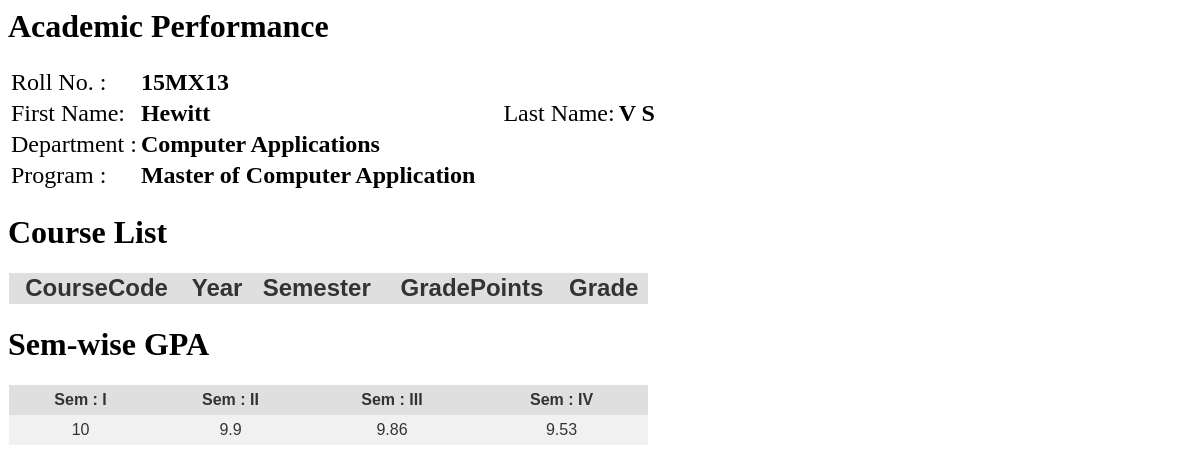
The app's page /profacad.php (signed in) with its own data.
### tables this page shows
CREATE TABLE IF NOT EXISTS `studentdetails` (
  `RollNo` varchar(15) NOT NULL,
  `FirstName` varchar(40) NOT NULL,
  `LastName` varchar(40) NOT NULL,
  `Dept` varchar(60) NOT NULL,
  `Program` varchar(60) NOT NULL,
  `DateOfBirth` date NOT NULL,
  `BloodGroup` varchar(10) NOT NULL,
  `MobileParent` varchar(15) NOT NULL,
  `MobileStudent` varchar(15) NOT NULL,
  `Address` varchar(1024) NOT NULL,
  `ResStatus` varchar(30) NOT NULL,
  `Password` varchar(60) NOT NULL,
  `Active` int(11) NOT NULL,
  `ImageFile` varchar(100) NOT NULL,
  `Email` varchar(60) NOT NULL,
  PRIMARY KEY (`RollNo`)
);

### profacad.php (the view, shortened to what this page needs)
<?php
$con = mysqli_connect("localhost","root","","courserec");
  $sql="SELECT * from studentdetails where RollNo='".$_SESSION["RollNo"]."'";
$ret=mysqli_query($con,$sql);
$count=mysqli_num_rows($ret);
echo "<div><h1>Academic Performance</h2><table id='content' style='font-size:24px;'>";
if($count==1){
	$row=mysqli_fetch_assoc($ret);
	echo "<tr><td>Roll No. :</td><td><b>".$row["RollNo"]."</b></td></tr>";
	echo "<tr><td>First Name:</td><td><b>".$row["FirstName"]."</b></td><td style='width:20px;'></td><td>Last Name:</td><td><b>".$row["LastName"]."</b></td></tr>";
	echo "<tr><td>Department :</td><td><b>".$row["Dept"]."</b></td></tr>";
	echo "<tr><td>Program :</td><td><b>".$row["Program"]."</b></td></tr>";
}
echo "</table></div>";
echo "<div><h1>Course List</h2><table class='tg' id='content' style='font-size:24px;text-align:center;'>";
echo "<tr class='tr'><th class='th'>CourseCode</th><th class='th'>Year</th><th class='th'>Semester</th><th class='th'>GradePoints</th><th class='th'>Grade</th></tr>";
echo "</table></div>";
?>
<h1>Sem-wise GPA</h1>
<table class="tg">
	<?php
	$semno=array();
	$gpa=array();
	$invBlock=explode(";",$_SESSION["SemMarks"]);
	$j=0;
	foreach($invBlock as $i){
		$tmp=explode(",",$i);
		$semno[$j++]=$tmp[0];
		$gpa[$j++]=$tmp[1];
	}
	echo "<tr class=\"tr\">";
    foreach($semno as $i){
	if(!empty($i))
	echo "<th class=\"th\">Sem : $i</th>";
	}
  echo "</tr><tr class=\"tr\">";
   foreach($gpa as $i){
	if(!empty($i))
    echo "<td class=\"td\">$i</td>";
   }
 echo "</tr>";
  ?>
  </table>

### profacad.php (style rules this page uses)
.tg { color: #333; font-family: Helvetica, Arial, sans-serif; width: 640px; border-collapse: collapse; border-spacing: 0; }
.td, .th { border: 1px solid transparent; height: 30px; transition: all 0.3s; }
.th { background: #DFDFDF; font-weight: bold; }
.td { background: #FAFAFA; text-align: center; }
.tr:nth-child(even) .td { background: #F1F1F1; }

### records on screen
studentdetails: RollNo "15MX13", FirstName "Hewitt", LastName "V S", Dept "Computer Applications", Program "Master of Computer Application"

### other values on screen
$i "I"
$i "II"
$i "III"
$i "IV"
$i "10"
$i "9.9"
$i "9.86"
$i "9.53"
